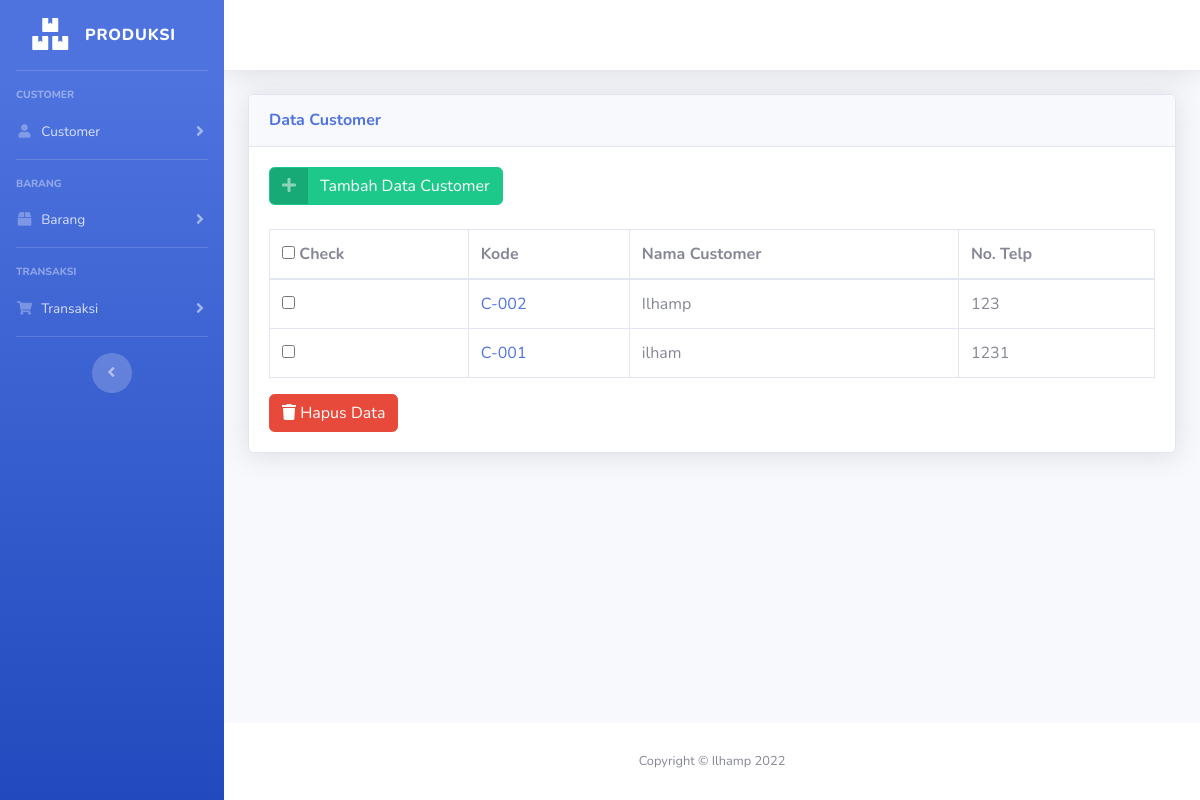
/customer.php, run on the app's committed database.
### tables this page shows
CREATE TABLE `m_customer` (
  `id` int(11) NOT NULL,
  `kode` varchar(10) NOT NULL,
  `name` varchar(100) NOT NULL,
  `telp` varchar(20) NOT NULL
);

### customer.php (the view, shortened to what this page needs)
<?php
include "template/header.php";
include "template/sidebar.php";
?>
                    <div class="card shadow mb-4">
                        <div class="card-header py-3">
                            <h6 class="m-0 font-weight-bold text-primary">Data Customer</h6>
                        </div>
                        <div class="card-body">
                                    <a href="customer_tambah.php" class="btn btn-success btn-icon-split">
                                        <span class="icon text-white-50">
                                            <i class="fas fa-plus"></i>
                                        </span>
                                        <span class="text">Tambah Data Customer</span>
                                    </a>
                                    <br>
                                    <br>
                            <div class="table-responsive">
<form method="POST">
                                <table class="table table-bordered" id="tb_customer" width="100%" cellspacing="0">
                                    <thead>
                                        <tr>
                                            <th><input type='checkbox' id='checkAll' > Check</th>
                                            <th>Kode</th>
                                            <th>Nama Customer</th>
                                            <th>No. Telp</th>
                                        </tr>
                                    </thead>
                                    <tbody>
<?php
$tampil =$koneksi->query("SELECT * FROM m_customer ORDER BY id desc");
while($tampilCus=$tampil->fetch_assoc()){
    $id = $tampilCus['id'];
?>
                                        <tr>
                                            <td>
                                                <input type='checkbox' name='update[]' value='<?= $id ?>' >
                                            </td>
                                            <td><a href="customer_ubah.php?id=<?= $tampilCus['id']?>"><?= $tampilCus['kode']?></a></td>
                                            <td><?= $tampilCus['name']?></td>
                                            <td><?= $tampilCus['telp']?></td>
                                        </tr>
<?php
                                        }
?>
                                    </tbody>
                                </table>
<button type='submit' class="btn btn-danger" name='but_hapus' onclick="return confirm('Yakin Akan Hapus Data Customer?');">
<i class="fa fa-trash"></i> Hapus Data
</button>
</form>
                            </div>
                        </div>
                    </div>
<?php
include "template/footer.php";
?>

### data on the page
m_customer: kode "C-002", name "Ilhamp", telp "123"
m_customer: kode "C-001", name "ilham", telp "1231"
